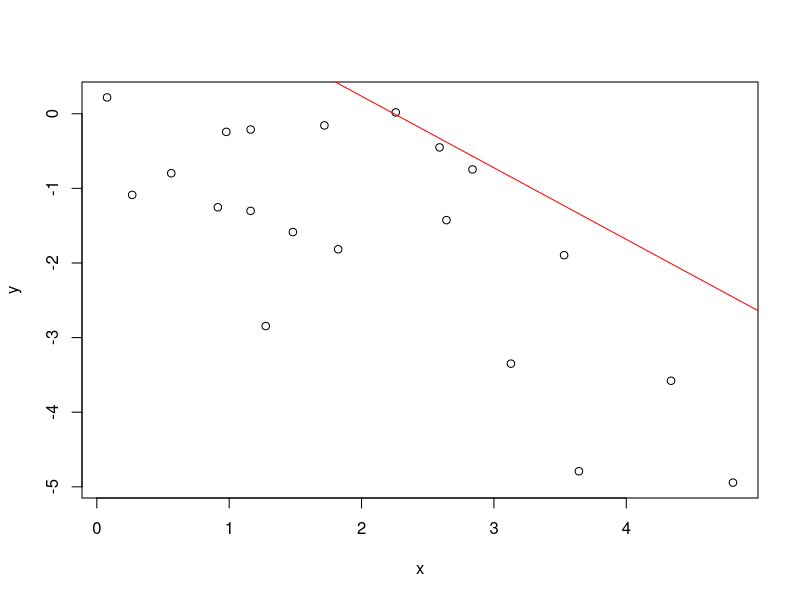

Reproduce this figure in R.
## ---- chunk 1
 k=20
x=runif(k, 0,5)
slope <- runif(1, -1,1)
slope=round(slope,digits=2)
y=slope*x+rnorm(k,0,1)
slopeguess=runif(1, -2,2)
interceptguess=runif(1, -4,4)
plot(x,y)
abline(interceptguess,slopeguess,col="red")
    
   #abline(lm(y~x),lwd=min(input$goButton,1))
